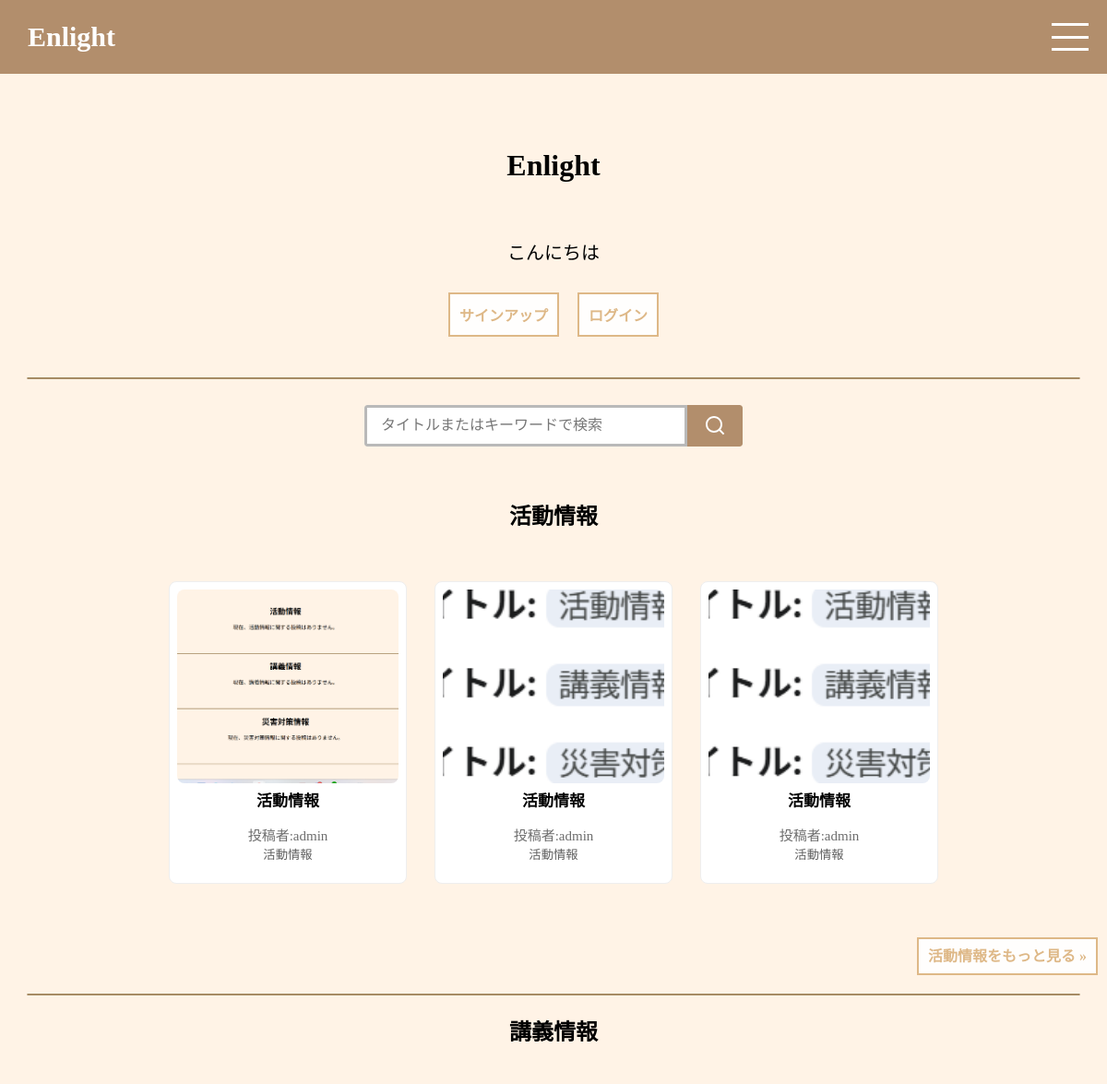
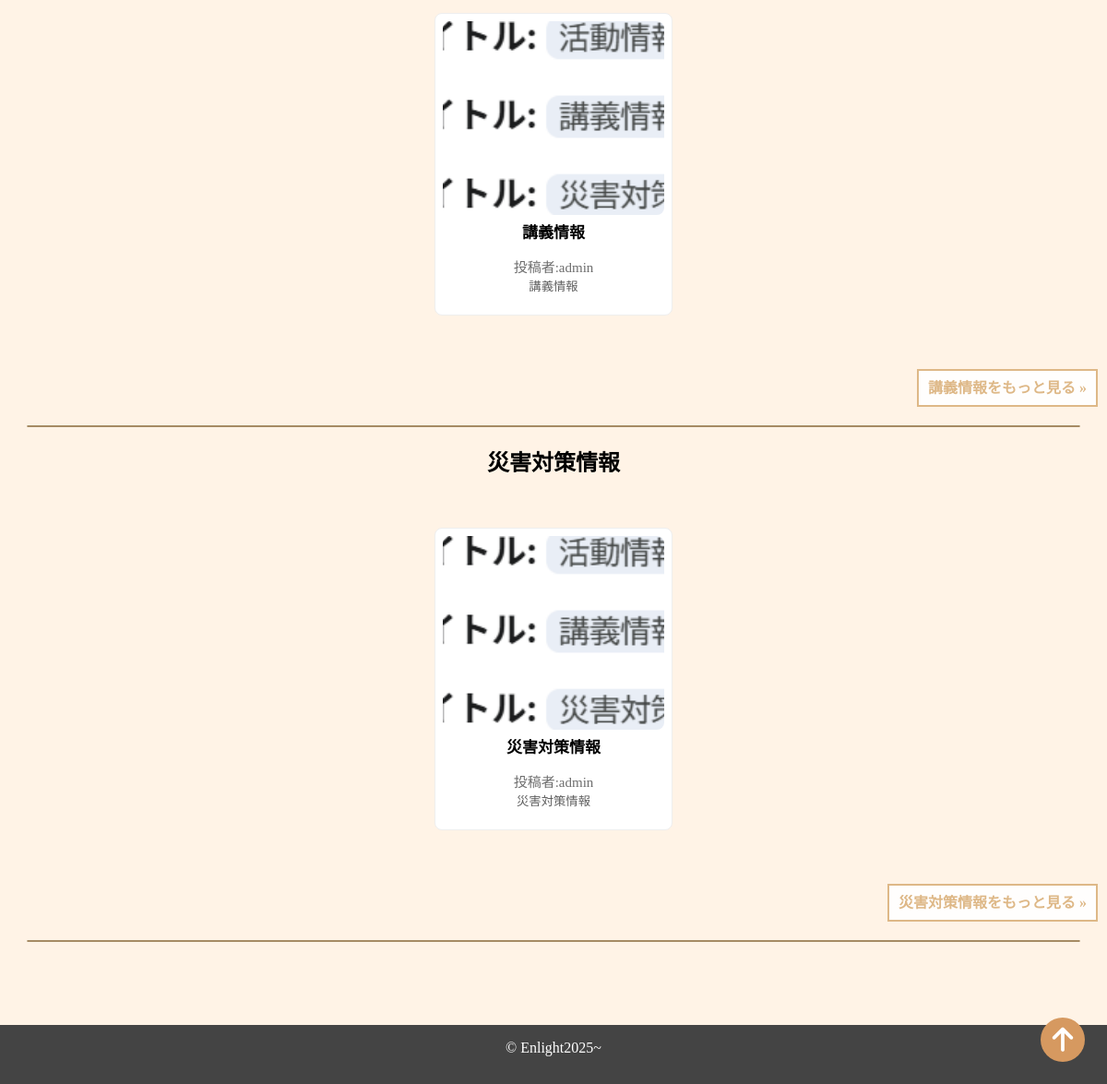
The page / on the database its author committed (2 pictures, top to bottom).
### enright/models.py (models this page shows, shortened)
class PhotoPost(models.Model):
    user = models.ForeignKey(
        CustomUser,
        verbose_name='ユーザー',
        on_delete=models.CASCADE
        )
    category = models.ForeignKey(
        Category,
        verbose_name='カテゴリ',
        on_delete=models.PROTECT
        )
    title = models.CharField(
        verbose_name='タイトル', # フィールドのタイトル
        max_length=200          # 最大文字数は200
        )
    comment = models.TextField(
        verbose_name='内容', # フィールドのタイトル
        )
    image1 = models.ImageField(
        verbose_name='イメージ1', # フィールドのタイトル
        upload_to='photos',      # MEDIA_ROOT以下のphotosにファイルを保存
        )
    image2 = models.ImageField(
        verbose_name='イメージ2', # フィールドのタイトル
        upload_to='photos',      # MEDIA_ROOT以下のphotosにファイルを保存
        blank=True,              # フィールドの値は必須でない
        null=True                # データベースにnullが保存されることを許容
        )
    posted_at = models.DateTimeField(
        verbose_name='投稿日時', # フィールドのタイトル
        auto_now_add=True       # 日時を自動追加
        )

class Category(models.Model):
    title = models.CharField(
        verbose_name='カテゴリ', # フィールドのタイトル
        max_length=20)

### accounts/models.py (models this page shows)
class CustomUser(AbstractUser):
    groups = models.ManyToManyField(
        Group,
        verbose_name=('groups'),
        blank=True,
        help_text=('The groups this user belongs to...'),
        related_name="rescue_user_set", # rescue_accounts固有の名前
        related_query_name="rescue_user",
    )
    user_permissions = models.ManyToManyField(
        Permission,
        verbose_name=('user permissions'),
        blank=True,
        help_text=('Specific permissions for this user.'),
        related_name="rescue_user_permissions", # rescue_accounts固有の名前
        related_query_name="rescue_user_permission",
    )
    pass

### enright/views.py (the view)
# urls.py: path('',views.IndexView.as_view(), name='index'),
class IndexView(ListView):
    model = PhotoPost
    template_name = 'index.html'
    paginate_by = 9
    def get_context_data(self, **kwargs):
        context = super().get_context_data(**kwargs)
        context['form'] = SearchForm(self.request.GET)
        context['activity_posts'] = PhotoPost.objects.filter(
            category__title='活動情報'
        ).order_by('-posted_at')[:3]
        context['lecture_posts'] = PhotoPost.objects.filter(
            category__title='講義情報'
        ).order_by('-posted_at')[:3]
        context['disaster_posts'] = PhotoPost.objects.filter(
            category__title='災害対策情報'
        ).order_by('-posted_at')[:3]
        context['page_title'] = 'トップページ'
        return context
    def get_queryset(self):
        queryset = PhotoPost.objects.order_by('-posted_at')
        keyword = self.request.GET.get('keyword')
        if keyword:
            queryset = queryset.filter(
                Q(title__icontains=keyword) | Q(comment__icontains=keyword)
            )
        return queryset

### enright/forms.py
class SearchForm(forms.Form):
    keyword = forms.CharField(
        label='',
        required=False,
        widget=forms.TextInput(attrs={
            'placeholder': 'タイトルまたはキーワードで検索',
            'class': 'search-input',
            'autocomplete': 'off',
        })
    )

### enright/templates/index.html (shortened to what this page needs)
{% extends 'base.html' %}
{% block contents %}
    {% include "photos_title.html" %}
    <div class="search-wrapper">
        <form method="get" class="search-form">
            {{ form.keyword }}
        <button type="submit"></button>
        </form>
    </div>
    <div class="container main-content-sections">
        <h2>活動情報</h2>
        <div class="post-section">
            {% if activity_posts %}
                {% include "photos_list.html" with object_list=activity_posts %}
            {% else %}
                <p>現在、活動情報に関する投稿はありません。</p>
            {% endif %}
        </div>
        <div style="text-align: right; margin-bottom: 30px;">
            <a href="{% url 'enright:activity_index' %}" class="btn_01">活動情報をもっと見る &raquo;</a>
        </div>
        <hr>
        <h2>講義情報</h2>
        <div class="post-section">
            {% if lecture_posts %}
                {% include "photos_list.html" with object_list=lecture_posts %}
            {% else %}
                <p>現在、講義情報に関する投稿はありません。</p>
            {% endif %}
        </div>
        <div style="text-align: right; margin-bottom: 30px;">
            <a href="{% url 'enright:lecture_index' %}" class="btn_01">講義情報をもっと見る &raquo;</a>
        </div>
        <hr>
        <h2>災害対策情報</h2>
        <div class="post-section">
            {% if disaster_posts %}
                {% include "photos_list.html" with object_list=disaster_posts %}
            {% else %}
                <p>現在、災害対策情報に関する投稿はありません。</p>
            {% endif %}
        </div>
        <div style="text-align: right; margin-bottom: 30px;">
            <a href="{% url 'enright:disaster_index' %}" class="btn_01">災害対策情報をもっと見る &raquo;</a>
        </div>
        <hr>
    </div>
{% endblock %}

### enright/templates/photos_list.html
<div class="py-5 bg-light">
    <div class="container">
        <div class="row card-container">
            {% for record in object_list %}
            <div class="col-lg-4 col-md-6 mb-4">
                <div class="card-item">
                    <img
                        src="{{ record.image1.url }}"
                        alt="{{ record.title }}"
                        aria-label="{{ record.title }}"
                        class="img-fluid card-image">
                    <div class="card-body">
                        <p class="card-title">{{ record.title }}</p>
                        <div class="justify-content-between align-items-center">
                            <a href="{% url 'enright:user_list' user=record.user.id %}">
                                <small class="card-user-name">投稿者:{{ record.user.username }}</small>
                            </a>
                            <br>
                            <button type="button" class="btn_text"
                                onclick="location.href='{% url 'enright:photos_cat' category=record.category.id %}'">
                                {{ record.category.title }}
                            </button>
                        </div>
                    </div>
                    <a href="{% url 'enright:photo_detail' record.pk %}" class="card-class"></a>
                </div>
            </div>
            {% endfor %}
        </div>
    </div>
</div>

### enright/static/css/style_base.css (style rules this page uses)
body { margin: 0 auto; text-align: center; font-family: "Kosugi Maru"; display: grid; grid-template-rows: auto 1fr auto; grid-template-columns: 100%; min-height: 100vh; background-color: rgb(255, 243, 230); row-gap: 60px; }
.justify-content-between { justify-content: space-between }
img { width: 250px; height: 250px; object-fit: cover; border-radius: 30px; }
a { text-decoration: none; }
hr { height:0px; border-radius: 2px; border: 1px solid hsl(36, 27%, 52%); width: 95%; }
.align-items-center { align-items: center }
.container { width: 100%; justify-content: center; margin-bottom: 30px; }
.card-container { justify-content: center; display: flex; flex-wrap: wrap; padding: 20px; max-width: 1200px; margin: auto; box-sizing: border-box; }
.card-item { position: relative; border-radius: 8px; overflow: hidden; background-color: #ffffff; border: 1px solid #eee; transition: transform 0.2s ease, box-shadow 0.2s ease; text-decoration: none; color: inherit; padding: 3px; margin: 15px; }
.card-item img { margin: 5px; width: 240px; height: 210px; object-fit: cover; border-radius: 8px; }
.card-item .card-class { position: absolute; top: 0; left: 0; height:100%; width: 100%; }
.card-item p { margin: 0 10px 15px; flex-grow: 1; }
.card-title { font-size: 17px; font-weight: bold; color: #000000; }
.card-user-name { font-size: 15px; color: #6d6d6d; }
.img-fluid { width: auto; height: 300px; }
button.btn_text { color: #5f5f5f; background-color: transparent; border: none; }
a.btn_01 { font-size: auto; text-align: center; text-decoration: none; width: auto; margin: 10px; padding: 10px; font-weight: bold; border: 2px solid burlywood; color: burlywood; background-color: #fffefd; transition: 0.5s; }
.search-wrapper { display: flex; justify-content: center; padding: 20px; }
.search-form { display: flex; align-items: center; overflow: hidden; border-radius: 3px; }
.search-form input { width: 350px; height: 45px; padding: 5px 15px; border: none; border-radius: 3px 0 0 3px; box-sizing: border-box; background-color: #ffffff; font-size: 1em; outline: none; border: #b9b9b9 solid 3px; }
.search-form input::placeholder { color: #777777; }
.search-form button { display: flex; justify-content: center; align-items: center; width: 60px; height: 45px; border: none; border-radius: 0 3px 3px 0; background-color: #b28e6c; cursor: pointer; }
.search-form button::after { width: 24px; height: 24px; background-repeat: no-repeat; content: ''; }

### rows shown on the page
PhotoPost: image1 (picture), title "活動情報", user.username "admin", category "活動情報"
PhotoPost: image1 (picture), title "活動情報", user.username "admin", category "活動情報"
PhotoPost: image1 (picture), title "活動情報", user.username "admin", category "活動情報"
PhotoPost: image1 (picture), title "講義情報", user.username "admin", category "講義情報"
PhotoPost: image1 (picture), title "災害対策情報", user.username "admin", category "災害対策情報"
